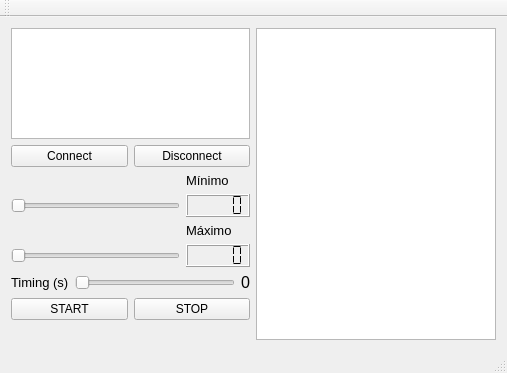
<?xml version="1.0" encoding="UTF-8"?>
<ui version="4.0">
 <class>MainWindow</class>
 <widget class="QMainWindow" name="MainWindow">
  <property name="geometry">
   <rect>
    <x>0</x>
    <y>0</y>
    <width>507</width>
    <height>373</height>
   </rect>
  </property>
  <property name="windowTitle">
   <string>MainWindow</string>
  </property>
  <widget class="QWidget" name="centralWidget">
   <layout class="QGridLayout" name="gridLayout_8">
    <item row="0" column="0">
     <layout class="QGridLayout" name="gridLayout_7">
      <item row="0" column="0">
       <layout class="QGridLayout" name="gridLayout_6">
        <item row="0" column="0">
         <layout class="QGridLayout" name="gridLayout_4">
          <item row="0" column="0">
           <widget class="QTextEdit" name="textEdit_IP"/>
          </item>
          <item row="1" column="0">
           <layout class="QHBoxLayout" name="horizontalLayout_2">
            <item>
             <widget class="QPushButton" name="pushButton_con">
              <property name="text">
               <string>Connect</string>
              </property>
             </widget>
            </item>
            <item>
             <widget class="QPushButton" name="pushButton_dis">
              <property name="text">
               <string>Disconnect</string>
              </property>
             </widget>
            </item>
           </layout>
          </item>
         </layout>
        </item>
        <item row="1" column="0">
         <layout class="QGridLayout" name="gridLayout_5">
          <item row="0" column="0">
           <layout class="QGridLayout" name="gridLayout_2">
            <item row="0" column="1">
             <widget class="QLabel" name="label_2">
              <property name="font">
               <font>
                <pointsize>10</pointsize>
               </font>
              </property>
              <property name="text">
               <string>Mínimo</string>
              </property>
             </widget>
            </item>
            <item row="1" column="0">
             <widget class="QSlider" name="horizontalSlider_min">
              <property name="orientation">
               <enum>Qt::Horizontal</enum>
              </property>
             </widget>
            </item>
            <item row="1" column="1">
             <widget class="QLCDNumber" name="lcdNumber_min">
              <property name="segmentStyle">
               <enum>QLCDNumber::Flat</enum>
              </property>
             </widget>
            </item>
           </layout>
          </item>
          <item row="1" column="0">
           <layout class="QGridLayout" name="gridLayout_3">
            <item row="1" column="0">
             <widget class="QSlider" name="horizontalSlider_max">
              <property name="orientation">
               <enum>Qt::Horizontal</enum>
              </property>
             </widget>
            </item>
            <item row="1" column="1">
             <widget class="QLCDNumber" name="lcdNumber_max">
              <property name="segmentStyle">
               <enum>QLCDNumber::Flat</enum>
              </property>
             </widget>
            </item>
            <item row="0" column="1">
             <widget class="QLabel" name="label">
              <property name="font">
               <font>
                <pointsize>10</pointsize>
               </font>
              </property>
              <property name="text">
               <string>Máximo</string>
              </property>
             </widget>
            </item>
           </layout>
          </item>
          <item row="2" column="0">
           <layout class="QHBoxLayout" name="horizontalLayout">
            <item>
             <widget class="QLabel" name="label_3">
              <property name="font">
               <font>
                <pointsize>10</pointsize>
               </font>
              </property>
              <property name="text">
               <string>Timing (s)</string>
              </property>
             </widget>
            </item>
            <item>
             <widget class="QSlider" name="horizontalSlider_timings">
              <property name="orientation">
               <enum>Qt::Horizontal</enum>
              </property>
             </widget>
            </item>
            <item>
             <widget class="QLabel" name="label_4">
              <property name="font">
               <font>
                <pointsize>12</pointsize>
               </font>
              </property>
              <property name="text">
               <string>0</string>
              </property>
             </widget>
            </item>
           </layout>
          </item>
          <item row="3" column="0">
           <layout class="QGridLayout" name="gridLayout">
            <item row="0" column="0">
             <widget class="QPushButton" name="pushButton_start">
              <property name="text">
               <string>START</string>
              </property>
             </widget>
            </item>
            <item row="0" column="1">
             <widget class="QPushButton" name="pushButton_stop">
              <property name="text">
               <string>STOP</string>
              </property>
             </widget>
            </item>
           </layout>
          </item>
          <item row="4" column="0">
           <widget class="QLabel" name="label_status">
            <property name="text">
             <string/>
            </property>
           </widget>
          </item>
         </layout>
        </item>
       </layout>
      </item>
      <item row="0" column="1">
       <widget class="QTextBrowser" name="textBrowser_dados"/>
      </item>
     </layout>
    </item>
   </layout>
  </widget>
  <widget class="QMenuBar" name="menuBar">
   <property name="geometry">
    <rect>
     <x>0</x>
     <y>0</y>
     <width>507</width>
     <height>21</height>
    </rect>
   </property>
  </widget>
  <widget class="QToolBar" name="mainToolBar">
   <attribute name="toolBarArea">
    <enum>TopToolBarArea</enum>
   </attribute>
   <attribute name="toolBarBreak">
    <bool>false</bool>
   </attribute>
  </widget>
  <widget class="QStatusBar" name="statusBar"/>
 </widget>
 <layoutdefault spacing="6" margin="11"/>
 <resources/>
 <connections>
  <connection>
   <sender>horizontalSlider_min</sender>
   <signal>valueChanged(int)</signal>
   <receiver>lcdNumber_min</receiver>
   <slot>display(int)</slot>
   <hints>
    <hint type="sourcelabel">
     <x>100</x>
     <y>139</y>
    </hint>
    <hint type="destinationlabel">
     <x>221</x>
     <y>131</y>
    </hint>
   </hints>
  </connection>
  <connection>
   <sender>horizontalSlider_max</sender>
   <signal>valueChanged(int)</signal>
   <receiver>lcdNumber_max</receiver>
   <slot>display(int)</slot>
   <hints>
    <hint type="sourcelabel">
     <x>144</x>
     <y>189</y>
    </hint>
    <hint type="destinationlabel">
     <x>242</x>
     <y>179</y>
    </hint>
   </hints>
  </connection>
  <connection>
   <sender>horizontalSlider_timings</sender>
   <signal>sliderMoved(int)</signal>
   <receiver>label_4</receiver>
   <slot>setNum(int)</slot>
   <hints>
    <hint type="sourcelabel">
     <x>200</x>
     <y>230</y>
    </hint>
    <hint type="destinationlabel">
     <x>244</x>
     <y>234</y>
    </hint>
   </hints>
  </connection>
 </connections>
</ui>
